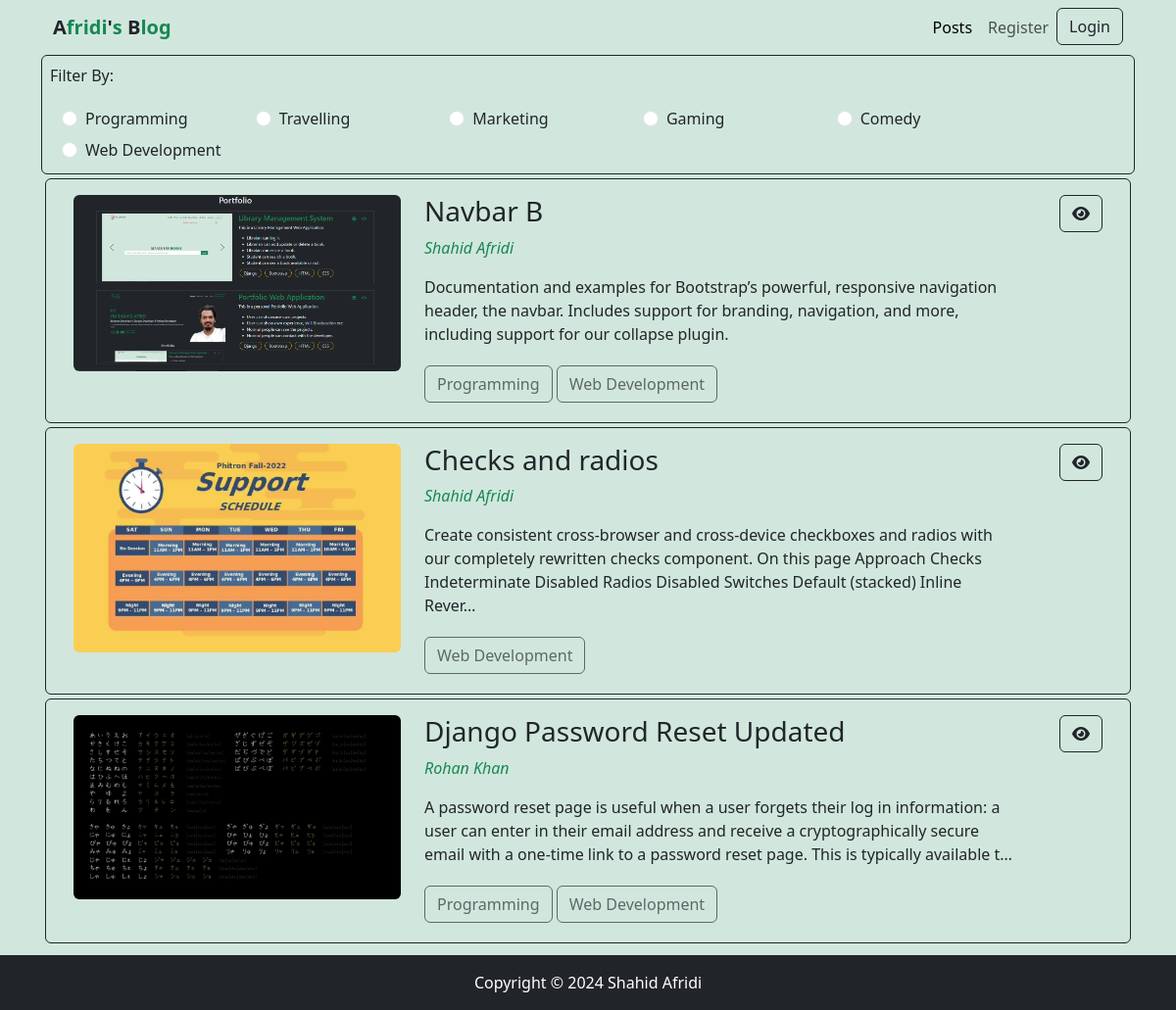
The app's page /category/web-development/ with its own data.
### categories/models.py (models this page shows, shortened)
class Category(models.Model):
    name = models.CharField(max_length=100)
    slug = models.SlugField(max_length=100, unique=True, null=True, blank=True)

### posts/models.py (models this page shows)
class Post(models.Model):
    title = models.CharField(max_length=255)
    content = models.TextField()
    category = models.ManyToManyField(Category)
    author = models.ForeignKey(User, on_delete=models.CASCADE)
    image = models.ImageField(upload_to='posts/uploads/', blank=True, null=True)

### posts/views.py (the view)
# urls.py: path('', include('posts.urls')),
def posts(request, category_slug = None):
    posts = Post.objects.all()
    if category_slug is not None:
        category = Category.objects.get(slug = category_slug)
        posts = Post.objects.filter(category=category)
    categories = Category.objects.all()
    context = {
        'posts' : posts,
        'categories':categories
    }
    return render(request, 'posts/posts.html', context)

### posts/templates/posts/posts.html (shortened to what this page needs)
{% extends "base.html" %}
{% block content %}
<div class="container border border-dark rounded p-2">
    <p>Filter By:</p>
    <div class="d-flex row px-3">
        {% for category in categories %}
            <div class="form-check mx-2 col-md-2 m-1">
                <input class="form-check-input" type="radio" name="category" id="{{category.id}}">
                <label class="form-check-label" for="{{category.id}}">
                    <a class="text-decoration-none text-dark" href="{% url "category_wise_posts" category.slug %}">{{category.name}}</a>
                </label>
            </div>
        {% endfor %}
    </div>
</div>
{% for post in posts %}
    <div>
        <div class="p-3 border border-dark rounded m-1 row d-flex ">
            <div class="col-md-4">
                {% if post.image %}
                <a href="{% url "post_details" post.id %}">
                    <img class="w-100 rounded" src="{{post.image.url}}" alt="">
                </a>
                {% endif %}
            </div>
            <div class="col-md-7 ">
                <a class="text-decoration-none text-dark " href="{% url "post_details" post.id %}">
                    <h3 class="">{{post.title}}</h3>
                </a>
                <p class=''><a class="text-decoration-none text-success fst-italic" href="{% url "profile" %}">{{post.author.first_name}} {{post.author.last_name}}</a></p>
                <P>{{post.content | truncatechars:240}}</P>
                <div>
                    {% for c in post.category.all %}
                        <button class="btn btn-outline-dark my-1" disabled>{{c.name}}</button>
                    {% endfor %}
                </div>
            </div>
            <div class="col-md-1 text-end">
                    <p><a class="btn btn-outline-dark" href="{% url "post_details" post.id %}"><i class="fa fa-eye"></i></a></p>
            </div>
        </div>
    </div>
{% endfor %}
{% endblock content %}

### templates/base.html (style rules this page uses)
html, body { height: 100%; margin: 0; }
body { display: flex; flex-direction: column; }

### records on screen
Category: name "Programming"
Category: name "Travelling"
Category: name "Marketing"
Category: name "Gaming"
Category: name "Comedy"
Category: name "Web Development"
Post: image (picture), title "Navbar B", author.first_name "Shahid", author.last_name "Afridi", content "Documentation and examples for Bootstrap’s powerful, responsive navigation header, the navbar. Includes support for branding, navigation, and more, including support for our collapse plugin."
Post: image (picture), title "Checks and radios", author.first_name "Shahid", author.last_name "Afridi", content "Create consistent cross-browser and cross-device checkboxes and radios with our completely rewritten checks component. On this page Approach Checks Indeterminate Disabled Radios Disabled Switches Default (stacked) Inline Rever…"
Post: image (picture), title "Django Password Reset Updated", author.first_name "Rohan", author.last_name "Khan", content "A password reset page is useful when a user forgets their log in information: a user can enter in their email address and receive a cryptographically secure email with a one-time link to a password reset page. This is typically available t…"
